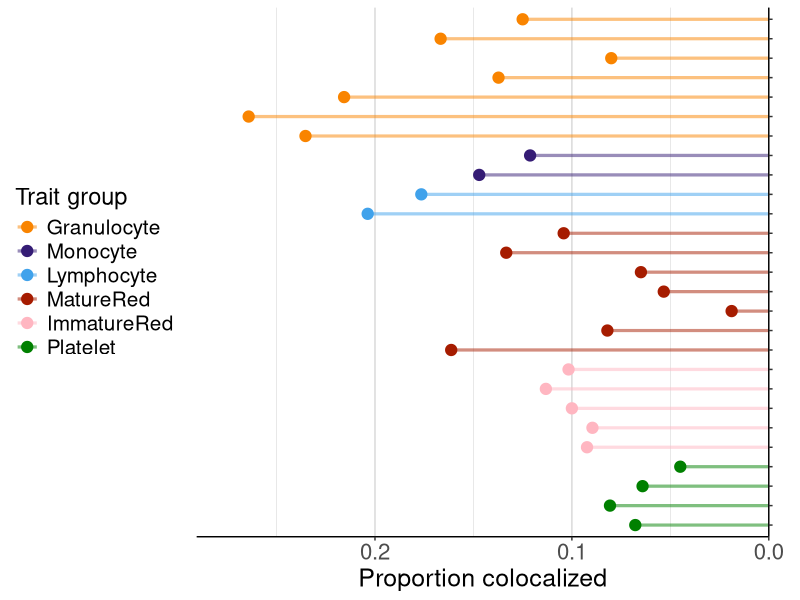

Recreate this plot in R.
library(ggplot2, quietly=T)
library(dplyr, quietly = T)
library(cowplot, quietly = T)

## Figure 3a - Lollipop plot for the proportion colocalized

# Reading number of colocalized loci by traits
coloc_counts <- read.csv('../data/Fig3/JLIM_COLOC.fdr.counts.txt', header = T, sep ='\t')

p_3a <- coloc_counts %>% mutate(Category = factor(Category, levels=c("Granulocyte", "Monocyte", "Lymphocyte", "MatureRed", "ImmatureRed","Platelet"))) %>%
  mutate(Trait = factor(Trait, levels=c("plt_dist_width", "plt_crit", "plt_count","MPV", "ret_percentage",  "ret_count", "MRV",
                                        "imm_ret_frac","high_light_scat_ret_percentage", "high_light_scat_ret_count", "rbc_dist_width",  "rbc_count",
                                        "MSCV", "MCV", "MCHC", "MCH", "ht_percentage", "hb_concentration",
                                        "lym_percentage",  "lym_count", "mono_percentage", "mono_count", "wbc_count", "neut_percentage", "neut_count",
                                        "eosino_percentage","eosino_count", "baso_percentage",  "baso_count"))) %>%
  filter(Proportion_colocalized > 0) %>%
  ggplot(aes(x = Trait, y=Proportion_colocalized)) + theme_classic() + background_grid(major = 'x', minor='x') +
  geom_point(size = 3.5, aes(colour = Category)) +
  geom_segment(aes(xend=Trait, y=0, yend=Proportion_colocalized, colour = Category), size=1.1, alpha=0.5) +
  coord_flip() + scale_y_reverse(position = "left", expand = expansion(mult = c(0.1, 0))) + scale_x_discrete(position = "top") +
  xlab("") + ylab("Proportion colocalized") +
  scale_color_manual(values=c('#F98400', '#351C75','#40A2EB', '#A61C00', '#FFB6C1', '#008000'), name="Trait group") +
  theme(legend.position = "left", axis.text.x=element_text(size=16), axis.text.y=element_blank(),
        axis.title.x = element_text(size=18),
        legend.title = element_text(size=17), legend.text = element_text(size=15),
        panel.background = element_rect(fill='transparent'), plot.background = element_rect(fill='transparent'))


ggsave('../figures/Fig3a.pdf', plot = p_3a, bg='transparent', device='pdf', width=6.97, height=5.42, units="in")
